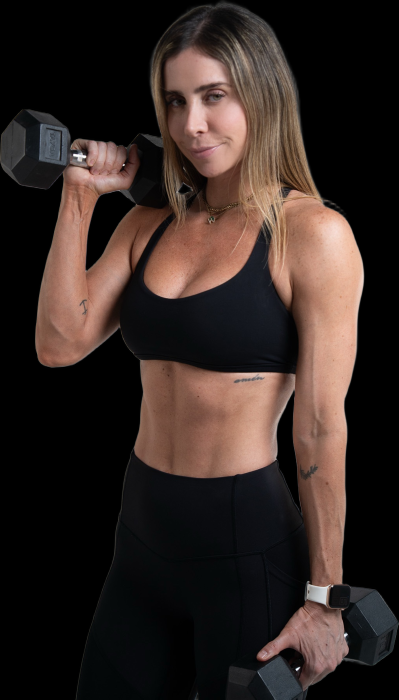
#> input picture bienpremios-artes/recortes/IMG_4212.JPG.png, 797 x 1399 px, given as the content of the folder ../recortes/Arlette_Ramirez.png, which was not available (shown at 1/2 size)
$ python match.py ../recortes ../recortes/Arlette_Ramirez.png
#> lines starting #> are read from the running program, lines starting #| are printed output that depends on the picture; pictures that were not available may be replaced by others from this repository, and a replacement may not be noted
import cv2, os, sys, numpy as np
crops_dir, repo_dir = sys.argv[1], sys.argv[2]
orb = cv2.ORB_create(3000)
def feats(path, maxw=1000):
#> called with maxw = 1000
    im = cv2.imread(path, cv2.IMREAD_GRAYSCALE)
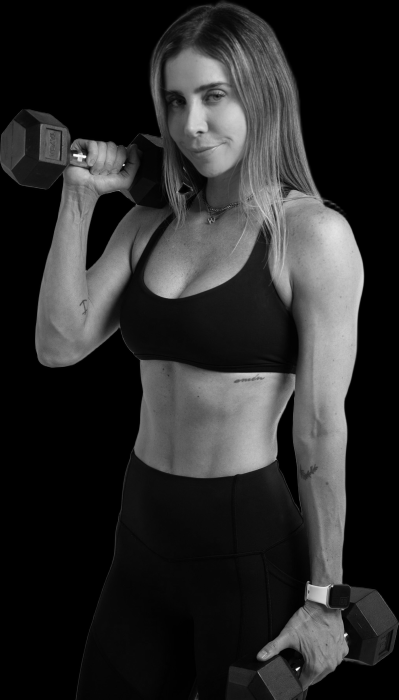
#> im: shape (1399, 797) (shown at 1/2 size); min 0, max 254, mean 42.7
    if im is None: return None
    s = maxw / im.shape[1]; im = cv2.resize(im, None, fx=s, fy=s)
#> after `s = maxw / im.shape[1]`: s = 1.25
    im = cv2.equalizeHist(im)
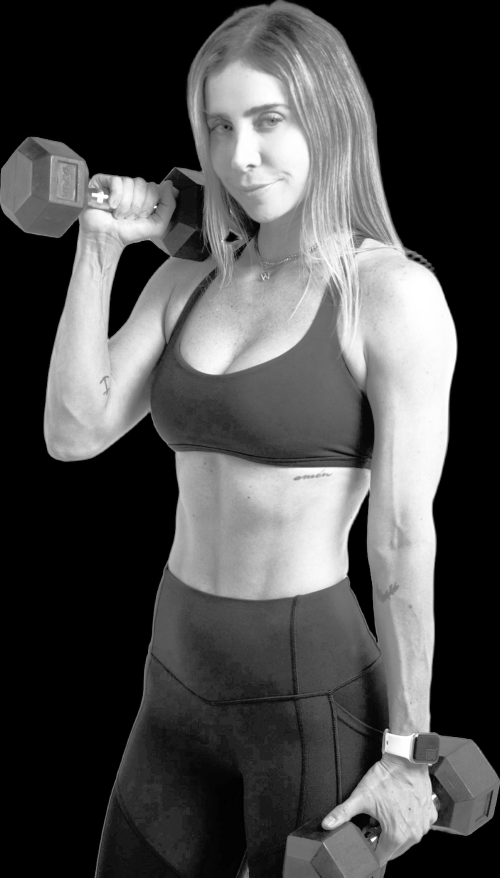
#> im: shape (1755, 1000) (shown at 1/2 size); min 0, max 255, mean 77.1
    k, d = orb.detectAndCompute(im, None); return im, k, d, s
#> after `k, d = orb.detectAndCompute(im, None)`: k = 3000 keypoints; strongest (x, y, size): (869, 1591, 53.6), (744, 1678, 64.3), (870, 1591, 44.6), (749, 1675, 64.3)
repo = {}
for f in sorted(os.listdir(repo_dir)):
    if f.lower().endswith(('.jpg', '.jpeg', '.png', '.webp')) and not f.startswith('01_poster-hero'):
        r = feats(os.path.join(repo_dir, f));
        if r and r[2] is not None: repo[f] = r
bf = cv2.BFMatcher(cv2.NORM_HAMMING)
for c in sorted(os.listdir(crops_dir)):
    ci, ck, cd, cs = feats(os.path.join(crops_dir, c))
#> call 2 of feats, with path = '../recortes/Arlette_Ramirez.png', maxw = 1000
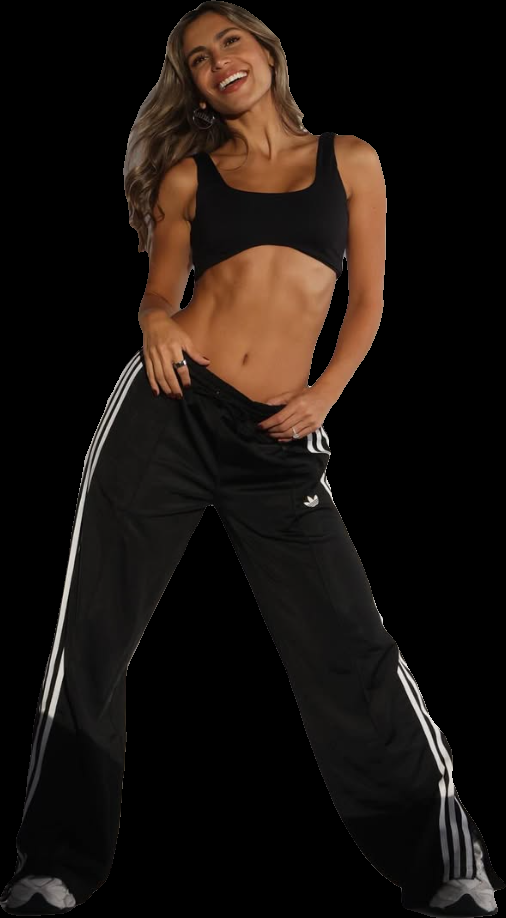
#> input picture bienpremios-artes/recortes/Arlette_Ramirez.png, 506 x 918 px
#> in feats (call 2), `im = cv2.imread(path, cv2.IMREAD_GRAYSCALE)`:
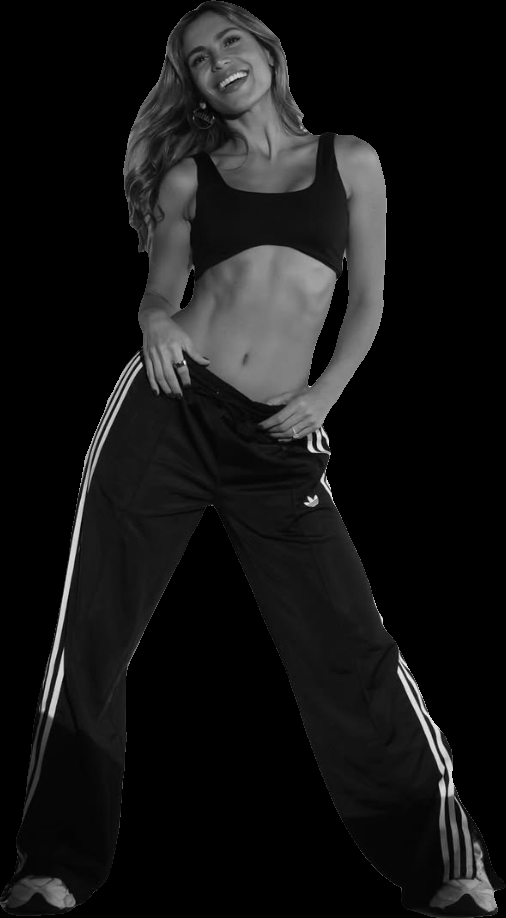
#> im: shape (918, 506); min 0, max 245, mean 21.2
#> in feats (call 2), `im = cv2.equalizeHist(im)`:
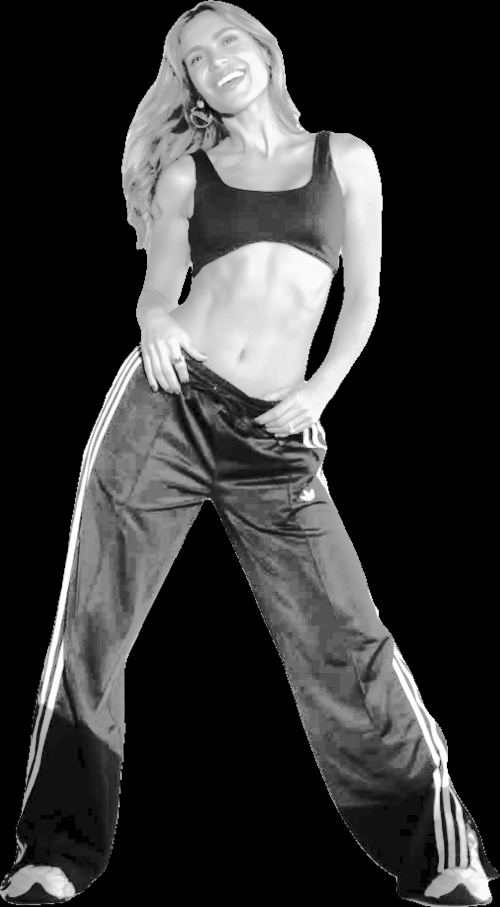
#> im: shape (1814, 1000) (shown at 1/2 size); min 0, max 255, mean 55.1
#> in feats (call 2), `k, d = orb.detectAndCompute(im, None)`: k = 3000 keypoints; strongest (x, y, size): (380, 533, 31), (379, 534, 37.2), (613, 760, 53.6), (681, 511, 31)
    best = []
    for f, (ri, rk, rd, rs) in repo.items():
        m = bf.knnMatch(cd, rd, k=2)
        good = [a for a, b in (p for p in m if len(p) == 2) if a.distance < 0.75 * b.distance]
        inl = 0; box = None
        if len(good) >= 10:
            src = np.float32([ck[g.queryIdx].pt for g in good]).reshape(-1, 1, 2)
            dst = np.float32([rk[g.trainIdx].pt for g in good]).reshape(-1, 1, 2)
            H, mask = cv2.findHomography(src, dst, cv2.RANSAC, 5.0)
            if H is not None:
                inl = int(mask.sum())
                h, w = ci.shape
                pts = cv2.perspectiveTransform(np.float32([[0,0],[w,0],[w,h],[0,h]]).reshape(-1,1,2), H).reshape(-1,2) / rs
                box = [round(float(v)) for v in (pts[:,0].min(), pts[:,1].min(), pts[:,0].max(), pts[:,1].max())]
        best.append((inl, f, box))
#> this loop made 1 pass
#> (f, rs, m, good, inl, h, w, box) on pass 1: ('IMG_4212.JPG.png', 1.25, 3000 matches, 25 matches, 8, 1814, 1000, [670, 406, 670, 406])
#> after the loop, best = [(8, 'IMG_4212.JPG.png', [670, 406, 670, 406])]
    best.sort(reverse=True)
#> (the run stopped early here; a loop or call above may not have finished)
